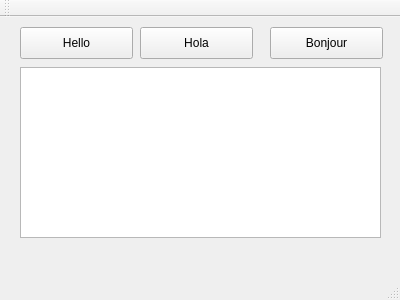
<?xml version="1.0" encoding="UTF-8"?>
<ui version="4.0">
 <class>MainWindow</class>
 <widget class="QMainWindow" name="MainWindow">
  <property name="geometry">
   <rect>
    <x>0</x>
    <y>0</y>
    <width>400</width>
    <height>300</height>
   </rect>
  </property>
  <property name="windowTitle">
   <string>MainWindow</string>
  </property>
  <widget class="QWidget" name="centralWidget">
   <widget class="QPushButton" name="helloButton">
    <property name="geometry">
     <rect>
      <x>20</x>
      <y>10</y>
      <width>113</width>
      <height>32</height>
     </rect>
    </property>
    <property name="text">
     <string>Hello</string>
    </property>
   </widget>
   <widget class="QPushButton" name="holaButton">
    <property name="geometry">
     <rect>
      <x>140</x>
      <y>10</y>
      <width>113</width>
      <height>32</height>
     </rect>
    </property>
    <property name="text">
     <string>Hola</string>
    </property>
   </widget>
   <widget class="QPushButton" name="bonjourButton">
    <property name="geometry">
     <rect>
      <x>270</x>
      <y>10</y>
      <width>113</width>
      <height>32</height>
     </rect>
    </property>
    <property name="text">
     <string>Bonjour</string>
    </property>
   </widget>
   <widget class="QPlainTextEdit" name="plainTextEdit">
    <property name="geometry">
     <rect>
      <x>20</x>
      <y>50</y>
      <width>361</width>
      <height>171</height>
     </rect>
    </property>
   </widget>
  </widget>
  <widget class="QMenuBar" name="menuBar">
   <property name="geometry">
    <rect>
     <x>0</x>
     <y>0</y>
     <width>400</width>
     <height>22</height>
    </rect>
   </property>
  </widget>
  <widget class="QToolBar" name="mainToolBar">
   <attribute name="toolBarArea">
    <enum>TopToolBarArea</enum>
   </attribute>
   <attribute name="toolBarBreak">
    <bool>false</bool>
   </attribute>
  </widget>
  <widget class="QStatusBar" name="statusBar"/>
 </widget>
 <layoutdefault spacing="6" margin="11"/>
 <resources/>
 <connections/>
</ui>
